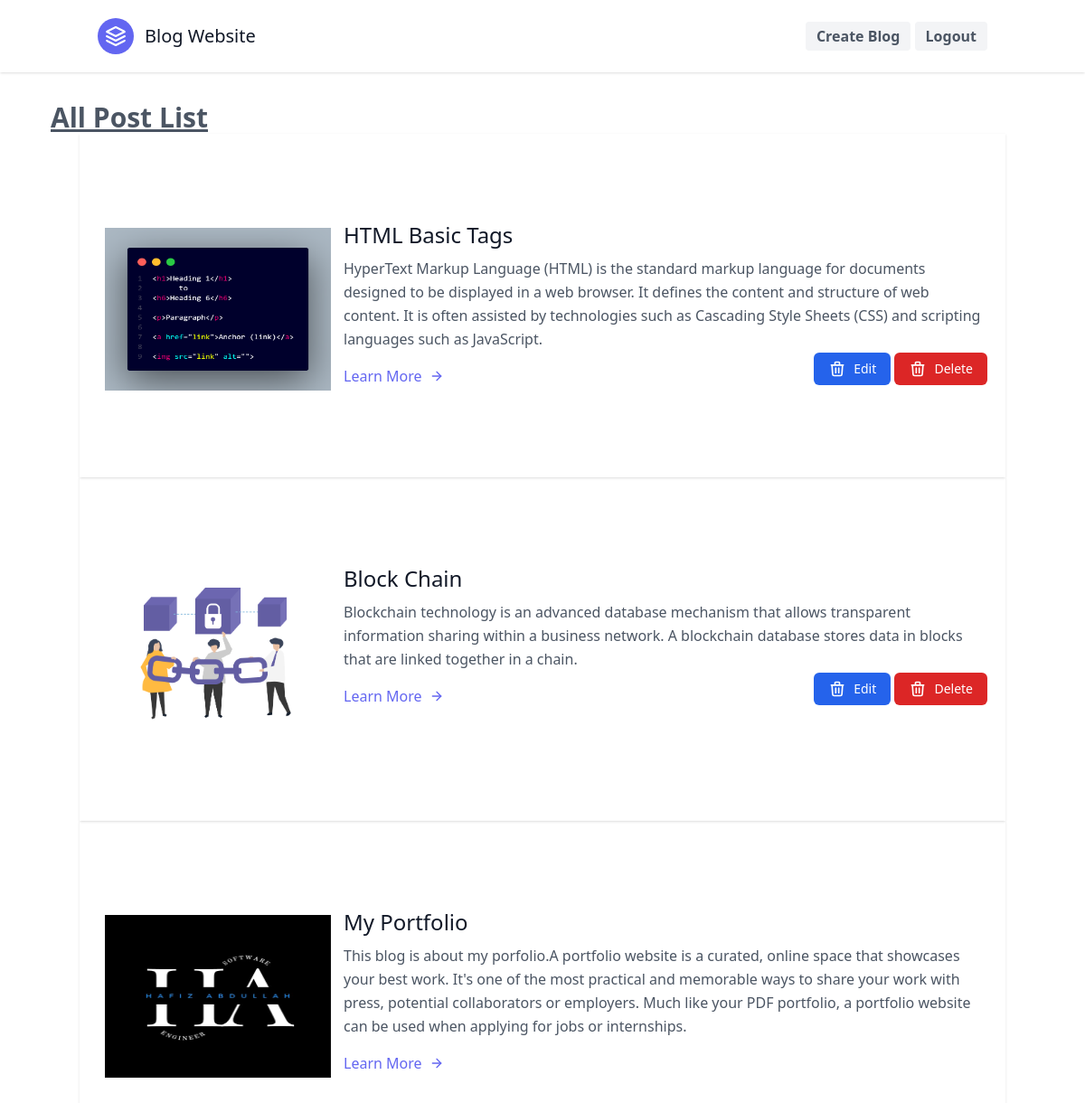
The app's page / (signed in) with its own data.
### blogapp/models.py (models this page shows, shortened)
class Post(models.Model):
    title = models.CharField(max_length=200)
    image = models.ImageField(upload_to='images/')
    description = models.TextField()
    author = models.ForeignKey(User, on_delete=models.CASCADE)
    created_at = models.DateTimeField(auto_now_add=True)

### blogapp/views.py (the view)
# urls.py: path('', post_list, name="home"),
def post_list(request):
    posts = Post.objects.all()
    return render(request, 'index.html', {'posts': posts})

### blogapp/templates/index.html (shortened to what this page needs)
<!DOCTYPE html>
<html>
  <head>
    <script src="https://cdn.tailwindcss.com"></script>
  </head>
  <body>
    <header class="text-gray-600 body-font shadow">
      <div
        class="container mx-auto flex flex-wrap p-5 flex-col md:flex-row items-center justify-between"
      >
        <a
          class="flex title-font font-medium items-center text-gray-900 mb-4 md:mb-0"
        >
          <svg
            xmlns="http://www.w3.org/2000/svg"
            fill="none"
            stroke="currentColor"
            stroke-linecap="round"
            stroke-linejoin="round"
            stroke-width="2"
            class="w-10 h-10 text-white p-2 bg-indigo-500 rounded-full"
            viewBox="0 0 24 24"
          >
            <path
              d="M12 2L2 7l10 5 10-5-10-5zM2 17l10 5 10-5M2 12l10 5 10-5"
            ></path>
          </svg>
          <span class="ml-3 text-xl">Blog Website</span>
        </a>
        {%if request.user.is_authenticated%}
        <div>
          <a href="{% url 'blog_create' %}">
            <button
              class="inline-flex items-center bg-gray-100 border-0 py-1 px-3 focus:outline-none hover:bg-gray-200 rounded text-base mt-4 md:mt-0 font-semibold"
            >
              Create Blog
            </button>
          </a>
          <a href="{% url 'logout' %}">
            <button
              class="inline-flex items-center bg-gray-100 border-0 py-1 px-3 focus:outline-none hover:bg-gray-200 rounded text-base mt-4 md:mt-0 font-semibold"
            >
              Logout
            </button>
          </a>
        </div>
        {%endif%}
      </div>
    </header>
    <section class="text-gray-600 body-font overflow-hidden">
      <h1 class="text-3xl font-bold mt-8 ml-14 underline">All Post List</h1>
      {% if posts %} {% for post in posts %}
      <div class="container px-5 py-24 mx-auto shadow">
        <div class="-my-8 divide-y-2 divide-gray-100">
          <div class="py-8 flex flex-wrap md:flex-nowrap">
            <div class="md:w-64 md:mb-0 mb-6 flex-shrink-0 flex flex-col m-2">
              <img
                src="{{ post.image.url }}"
                alt="{{ post.title }}"
                width="250px"
                style="max-height: 180px"
              />
            </div>
            <div class="md:flex-grow">
              <h2 class="text-2xl font-medium text-gray-900 title-font mb-2">
                {{ post.title }}
              </h2>
              <p class="leading-relaxed">{{ post.description }}</p>
              <div class="flex justify-between items-center">
                <a
                  href="{% url 'post_detail' id=post.id %}"
                  class="text-indigo-500 inline-flex items-center mt-4"
                  >Learn More
                  <svg
                    class="w-4 h-4 ml-2"
                    viewBox="0 0 24 24"
                    stroke="currentColor"
                    stroke-width="2"
                    fill="none"
                    stroke-linecap="round"
                    stroke-linejoin="round"
                  >
                    <path d="M5 12h14"></path>
                    <path d="M12 5l7 7-7 7"></path>
                  </svg>
                </a>
                {% if request.user.id == post.author.id %}
                <div>
                  <a href="{% url 'update_post' id=post.id %}">
                    <button
                      class="inline-flex items-center px-4 py-2 bg-blue-600 transition ease-in-out delay-75 hover:bg-blue-700 text-white text-sm font-medium rounded-md hover:-translate-y-1 hover:scale-110"
                    >
                      <svg
                        stroke="currentColor"
                        viewBox="0 0 24 24"
                        fill="none"
                        class="h-5 w-5 mr-2"
                        xmlns="http://www.w3.org/2000/svg"
                      >
                        <path
                          d="M19 7l-.867 12.142A2 2 0 0116.138 21H7.862a2 2 0 01-1.995-1.858L5 7m5 4v6m4-6v6m1-10V4a1 1 0 00-1-1h-4a1 1 0 00-1 1v3M4 7h16"
                          stroke-width="2"
                          stroke-linejoin="round"
                          stroke-linecap="round"
                        ></path>
                      </svg>
                      Edit
                    </button>
                  </a>
                  <a href="{% url 'delete_post' id=post.id %}">
                    <button
                      class="inline-flex items-center px-4 py-2 bg-red-600 transition ease-in-out delay-75 hover:bg-red-700 text-white text-sm font-medium rounded-md hover:-translate-y-1 hover:scale-110"
                    >
                      <svg
                        stroke="currentColor"
                        viewBox="0 0 24 24"
                        fill="none"
                        class="h-5 w-5 mr-2"
                        xmlns="http://www.w3.org/2000/svg"
                      >
                        <path
                          d="M19 7l-.867 12.142A2 2 0 0116.138 21H7.862a2 2 0 01-1.995-1.858L5 7m5 4v6m4-6v6m1-10V4a1 1 0 00-1-1h-4a1 1 0 00-1 1v3M4 7h16"
                          stroke-width="2"
                          stroke-linejoin="round"
                          stroke-linecap="round"
                        ></path>
                      </svg>
                      Delete
                    </button>
                  </a>
                </div>
                {%endif%}
              </div>
            </div>
          </div>
        </div>
      </div>
      {% endfor %} {% else %}
      <p class="text-lg font-semibold italic text-red-500 ml-12 mt-10">
        No posts found 😦.
      </p>
      {% endif %}
    </section>
  </body>
</html>

### records on screen
Post: image (picture), title "HTML Basic Tags", description "HyperText Markup Language (HTML) is the standard markup language for documents designed to be displayed in a web browser. It defines the content and structure of web content. It is often assisted by technologies such as Cascading Style Sheets (CSS) and scripting languages such as JavaScript.", shows "Edit"
Post: image (picture), title "Block Chain", description "Blockchain technology is an advanced database mechanism that allows transparent information sharing within a business network. A blockchain database stores data in blocks that are linked together in a chain.", shows "Edit"
Post: image (picture), title "My Portfolio", description "This blog is about my porfolio.A portfolio website is a curated, online space that showcases your best work. It's one of the most practical and memorable ways to share your work with press, potential collaborators or employers. Much like your PDF portfolio, a portfolio website can be used when applying for jobs or internships."
